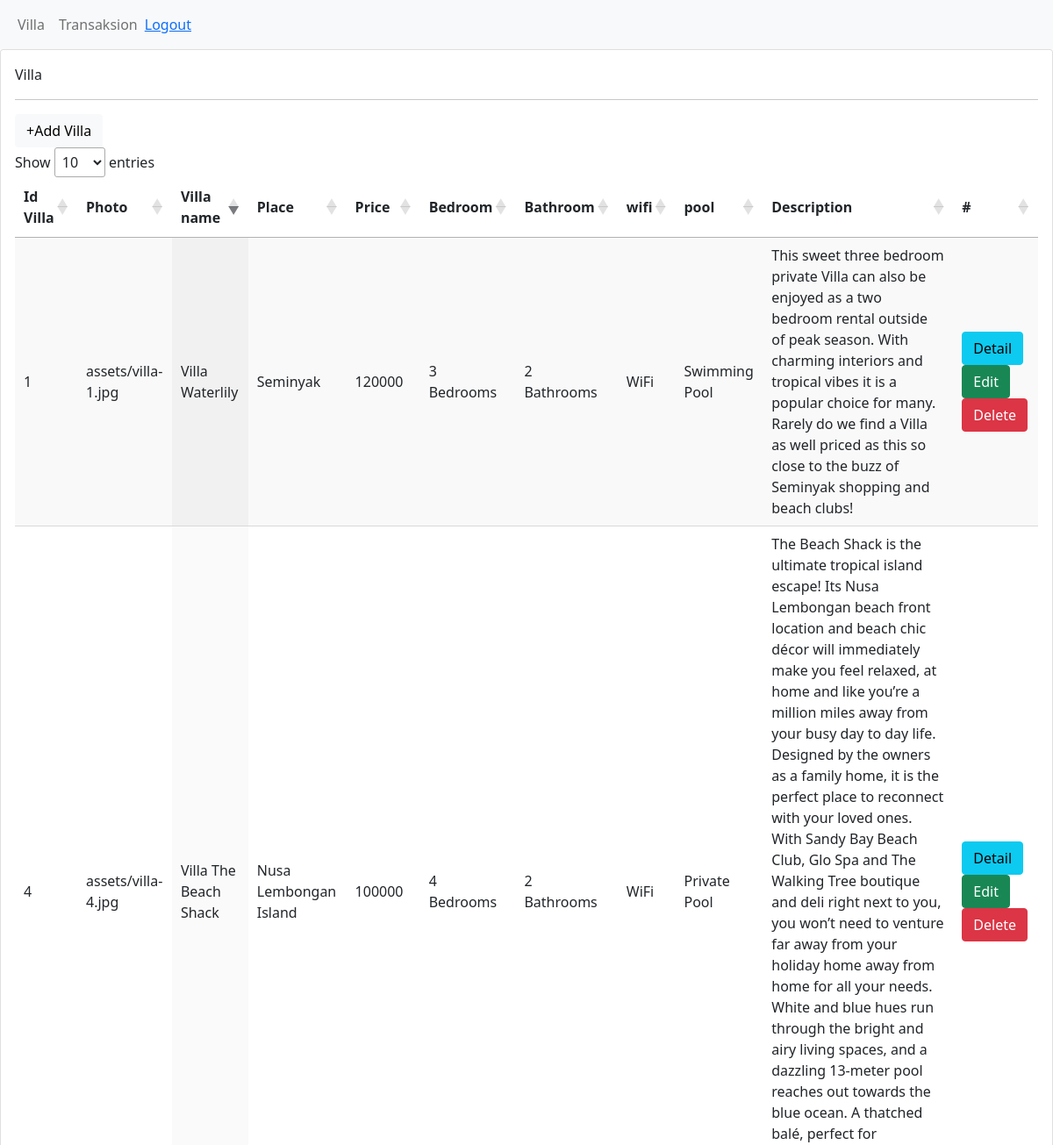
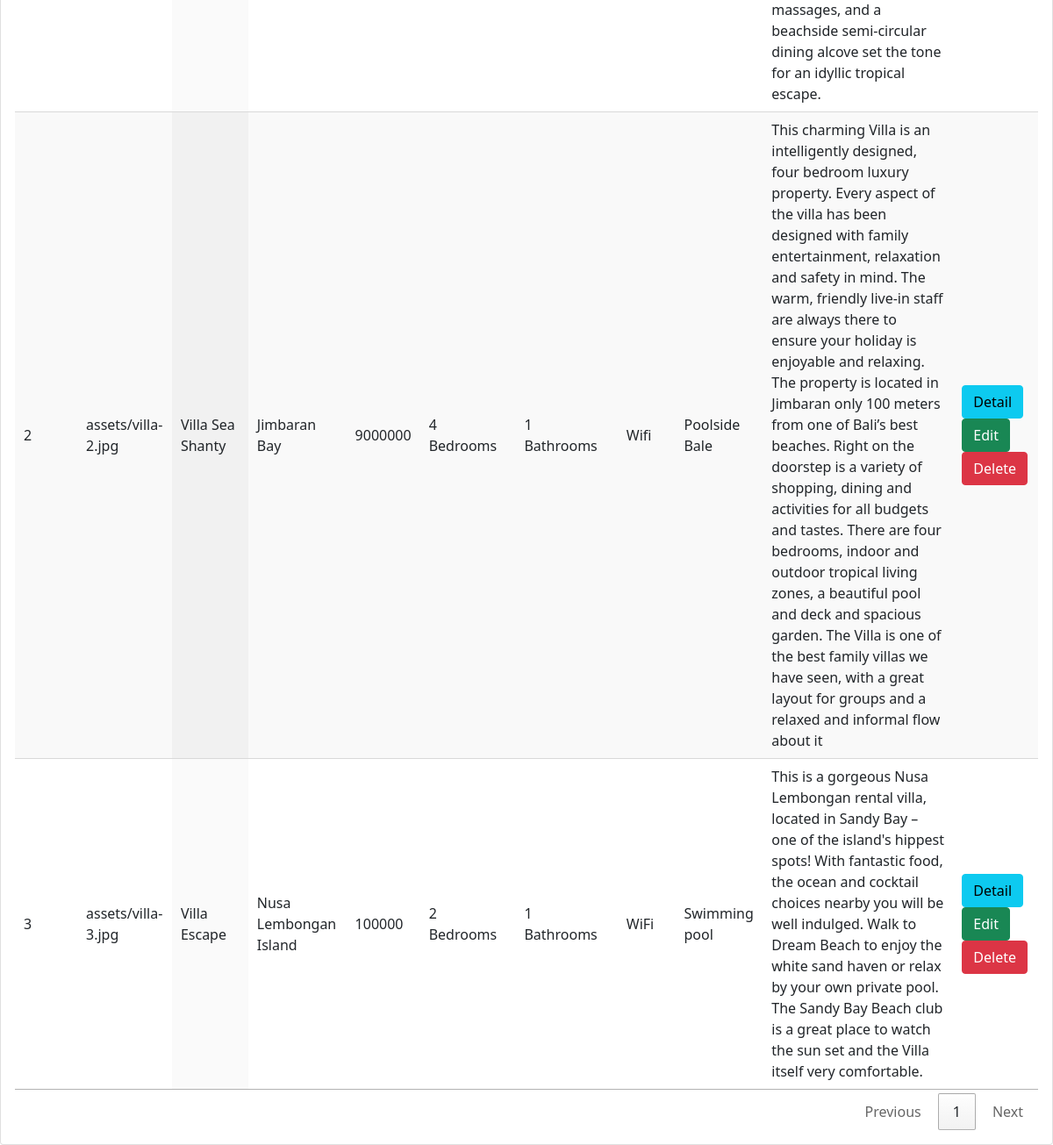
Page /admin/villabooking.php on the committed database (2 pictures, top to bottom).
### tables this page shows
CREATE TABLE `room` (
  `room_id` int(11) NOT NULL,
  `room_name` varchar(50) NOT NULL,
  `room_place` varchar(255) NOT NULL,
  `description` text NOT NULL,
  `price` int(12) NOT NULL,
  `photo` varchar(100) NOT NULL,
  `bedroom` varchar(255) NOT NULL,
  `bathroom` varchar(255) NOT NULL,
  `wifi` varchar(255) NOT NULL,
  `pool` varchar(255) NOT NULL
);

### admin/villabooking.php (the view, shortened to what this page needs)
<?php
require_once('koneksi.php');
?>
<!doctype html>
<html lang="en">
<head>
  <link href="https://cdn.jsdelivr.net/npm/bootstrap@5.0.2/dist/css/bootstrap.min.css" rel="stylesheet">
  <link rel="stylesheet" type="text/css" href="https://cdn.datatables.net/1.10.24/css/jquery.dataTables.min.css">
</head>
<body>
  <header>
    <nav class=" navbar navbar-expand-lg navbar-light bg-light">
      <div class=" container-fluid">
        <div class=" collapse navbar-collapse" id="navbarNav">
          <ul class="navbar-nav">
            <li class=" nav-item"><a class=" nav-link" href="villabooking.php">Villa</a></li>
            <li class=" nav-item"><a class=" nav-link" href="datacus.php">Transaksion</a></li>
          </ul>
          <a href="logout_admin.php">Logout</a>
        </div>
      </div>
    </nav>
  </header>
  <main>
          <div class="card">
            <div class="card-body">
              <div class="card-title">Villa</div>
              <hr>
              <?php
              $result = mysqli_query($koneksi, "SELECT * FROM room");
              ?>
              <table style="width: 100%;" class="display" id="tabel-data">
                <thead>
                  <tr>
                  <a href="addvilla.php" class="btn btn-light">+Add Villa</a></caption>
                    <th>Id Villa</th>
                    <th>Photo</th>
                    <th>Villa name</th>
                    <th>Place</th>
                    <th>Price</th>
                    <th>Bedroom</th>
                    <th>Bathroom</th>
                    <th>wifi</th>
                    <th>pool</th>
                    <th>Description</th>
                    <th>#</th>
                  </tr>
                </thead>
                <tbody>
                  <?php
                  while ($data = mysqli_fetch_array($result)) {
                  ?>
                    <tr>
                    <td><?php echo $data['room_id'] ?></td>
                    <td><?php echo $data['photo'] ?></td>
                    <td><?php echo $data['room_name'] ?></td>
                    <td><?php echo $data['room_place'] ?></td>
                    <td><?php echo $data['price'] ?></td>
                    <td><?php echo $data['bedroom'] ?></td>
                    <td><?php echo $data['bathroom'] ?></td>
                    <td><?php echo $data['wifi'] ?></td>
                    <td><?php echo $data['pool'] ?></td>
                    <td><?php echo $data['description'] ?></td>
                    <td>
                        <a href="tampilById.php?room_id=<?php echo $data['room_id'] ?>" class="btn btn-info">Detail</a>
                        <a href="edit.php?room_id=<?= $data['room_id'] ?>" class="btn btn-success">Edit</a>
                        <a href="delete.php?room_id=<?php echo $data['room_id']?>" class="btn btn-danger">Delete</a>
                    </td>
                    </tr>
                  <?php } ?>
                </tbody>
              </table>
            </div>
          </div>
  </main>
</body>

### rows in the picture
room: room_id "1", photo "assets/villa-1.jpg", room_name "Villa Waterlily", room_place "Seminyak", price "120000", bedroom "3 Bedrooms", bathroom "2 Bathrooms", wifi "WiFi", pool "Swimming Pool", description "This sweet three bedroom private Villa can also be enjoyed as a two bedroom rental outside of peak season. With charming interiors and tropical vibes it is a popular choice for many. Rarely do we find a Villa as well priced as this so close to the buzz of Seminyak shopping and beach clubs!"
room: room_id "2", photo "assets/villa-2.jpg", room_name "Villa Sea Shanty", room_place "Jimbaran Bay", price "9000000", bedroom "4 Bedrooms", bathroom "1 Bathrooms", wifi "Wifi", pool "Poolside Bale", description "This charming Villa is an intelligently designed, four bedroom luxury property. Every aspect of the villa has been designed with family entertainment, relaxation and safety in mind. The warm, friendly live-in staff are always there to ensure your holiday is enjoyable and relaxing. The property is located in Jimbaran only 100 meters from one of Bali’s best beaches. Right on the doorstep is a variety of shopping, dining and activities for all budgets and tastes. There are four bedrooms, indoor and outdoor tropical living zones, a beautiful pool and deck and spacious garden. The Villa is one of the best family villas we have seen, with a great layout for groups and a relaxed and informal flow…"
room: room_id "3", photo "assets/villa-3.jpg", room_name "Villa Escape", room_place "Nusa Lembongan Island", price "100000", bedroom "2 Bedrooms", bathroom "1 Bathrooms", wifi "WiFi", pool "Swimming pool", description "This is a gorgeous Nusa Lembongan rental villa, located in Sandy Bay – one of the island's hippest spots! With fantastic food, the ocean and cocktail choices nearby you will be well indulged. Walk to Dream Beach to enjoy the white sand haven or relax by your own private pool. The Sandy Bay Beach club is a great place to watch the sun set and the Villa itself very comfortable."
room: room_id "4", photo "assets/villa-4.jpg", room_name "Villa The Beach Shack", room_place "Nusa Lembongan Island", price "100000", bedroom "4 Bedrooms", bathroom "2 Bathrooms", wifi "WiFi", pool "Private Pool", description "The Beach Shack is the ultimate tropical island escape! Its Nusa Lembongan beach front location and beach chic décor will immediately make you feel relaxed, at home and like you’re a million miles away from your busy day to day life. Designed by the owners as a family home, it is the perfect place to reconnect with your loved ones. With Sandy Bay Beach Club, Glo Spa and The Walking Tree boutique and deli right next to you, you won’t need to venture far away from your holiday home away from home for all your needs. White and blue hues run through the bright and airy living spaces, and a dazzling 13-meter pool reaches out towards the blue ocean. A thatched balé, perfect for massages, and a…"
